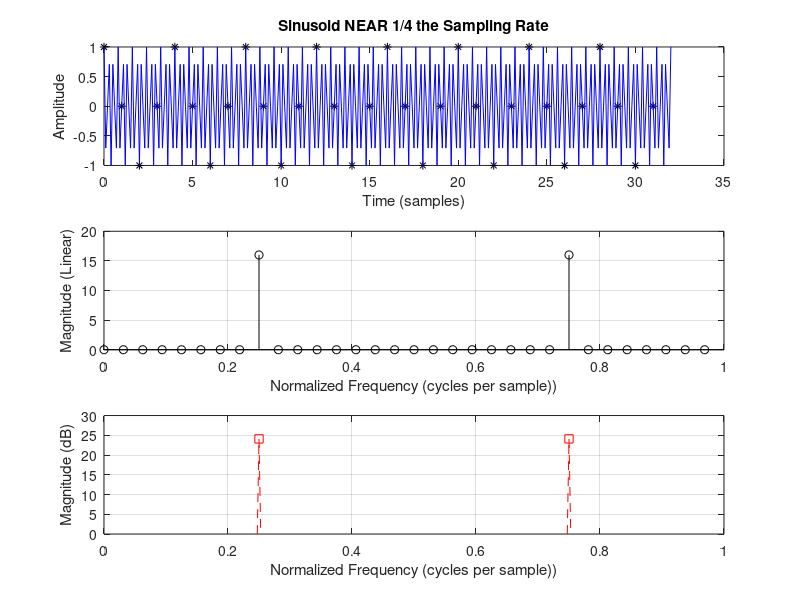

Reproduce this figure in MATLAB.
%%%%%%%%%%%%%%%%%%%%%%%%%%%%%%%%%%%%%%%%%%%%%%%%%%%%%%%%%%%%%%%%%%%%%%%%%%%
% Example 1 - DFT of Sine Wave
%%%%%%%%%%%%%%%%%%%%%%%%%%%%%%%%%%%%%%%%%%%%%%%%%%%%%%%%%%%%%%%%%%%%%%%%%%%
%
clear all                   %clear working space
close all                   %close all plots
clc                         %clear command panel
%
% Create a Sine wave with Frequency 0.25 Hz %
L=32; % Signal Length 
Fs=1; % Sampling Frequency 1 Hz
Ts=1/Fs; % Sampling Period
T=L*Ts; % Signal Length 32 sec
n=(0:Ts:T-Ts); 
A=1; % Signal Amplitude
phi=0; % Signal Phase
f=0.25+0.5*L; % Frequency (cycles/sample)
x=A*cos(2*pi*n*f+phi);
X=fft(x); % Spectrum
%
% Signal Time Plot 
%
figure(2);      
subplot(3,1,1); 
                
plot(n,x,'*k'); 
                
                
                
pause
hold on;
t=0:0.1:T;
plot(t,A*cos(2*pi*f*t+phi),'-b');
grid off; 
title('Sinusoid NEAR 1/4 the Sampling Rate'); 
xlabel('Time (samples)'); 
ylabel('Amplitude'); 
hold off;
pause
%
% Signal Frequency Plot
%
magX=abs(X); % Spectrum Amplitude
N=length(X); % FFT Length
fn=[0:1/N:1-1/N]; 
subplot(3,1,2); 
stem(fn,magX,'ok'); 
grid on; 
xlabel('Normalized Frequency (cycles per sample))');
ylabel('Magnitude (Linear)');
pause
%
% Signal Frequency plot (in dB):
%
spec=20*log10(magX); % Spectrum Amplitude in dB
subplot(3,1,3); 
plot(fn,spec,'--sr'); 
grid on;
axis([0 1 0 30]); %
xlabel('Normalized Frequency (cycles per sample))');
ylabel('Magnitude (dB)');
                         